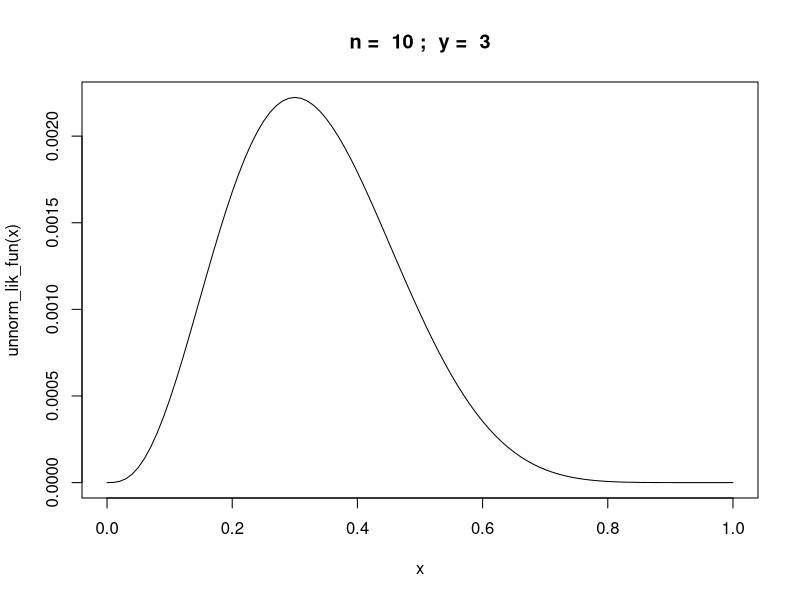
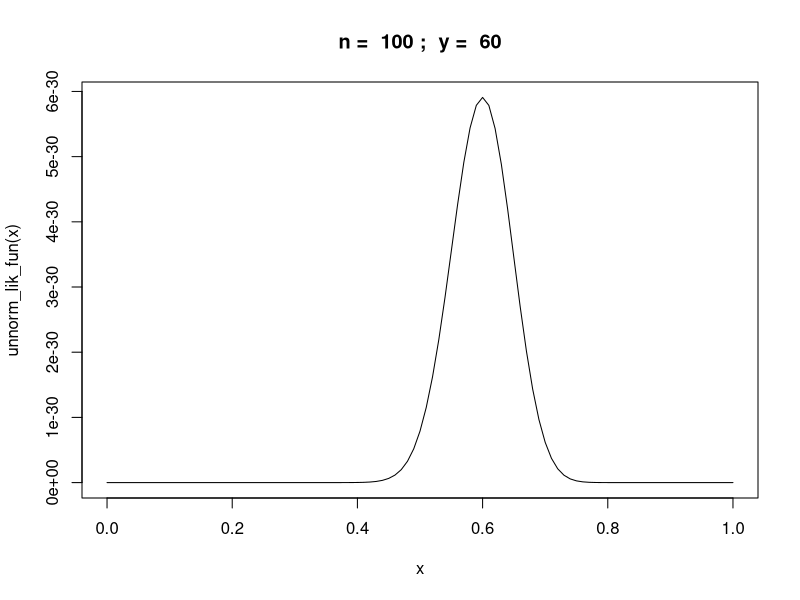
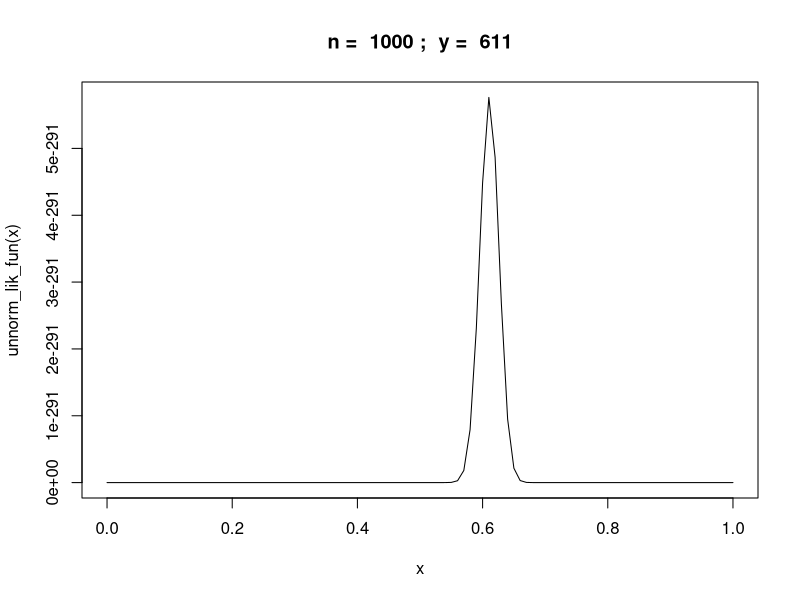

Source code (R) for these figures, in order:
## ---- chunk 1

unnorm_lik_fun = function(theta) {theta^y * (1 - theta)^(n-y)}

n = 10
y = rbinom(1,n,0.6)
curve(unnorm_lik_fun,from = 0,to = 1, main=paste("n = ",n,";  y = ",y))

## ---- chunk 2
n = 100
y = rbinom(1,n,0.6)
curve(unnorm_lik_fun,from = 0,to = 1, main=paste("n = ",n,";  y = ",y))
## ---- chunk 3
n = 1000
y = rbinom(1,n,0.6)
curve(unnorm_lik_fun,from = 0,to = 1, main=paste("n = ",n,";  y = ",y))
